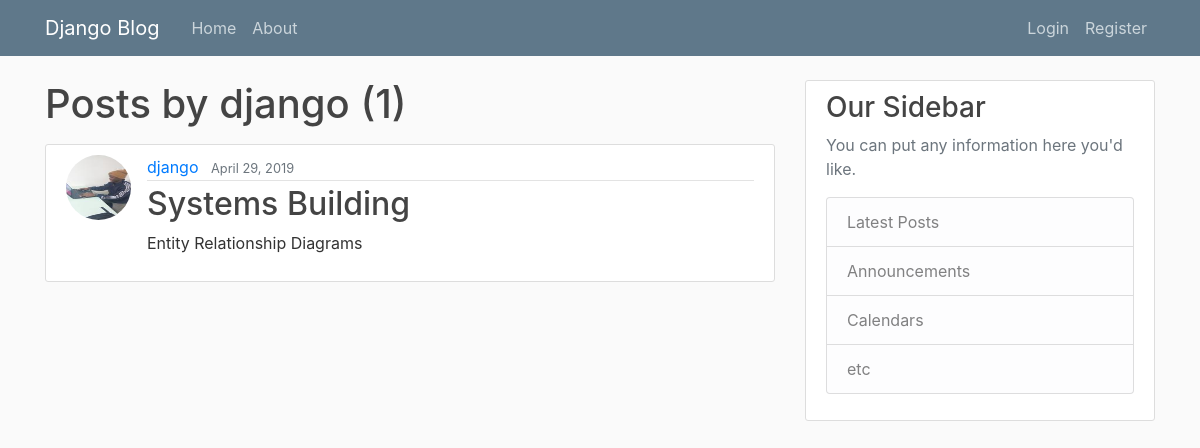
/user/django/, run on an earlier commit of the app's database.
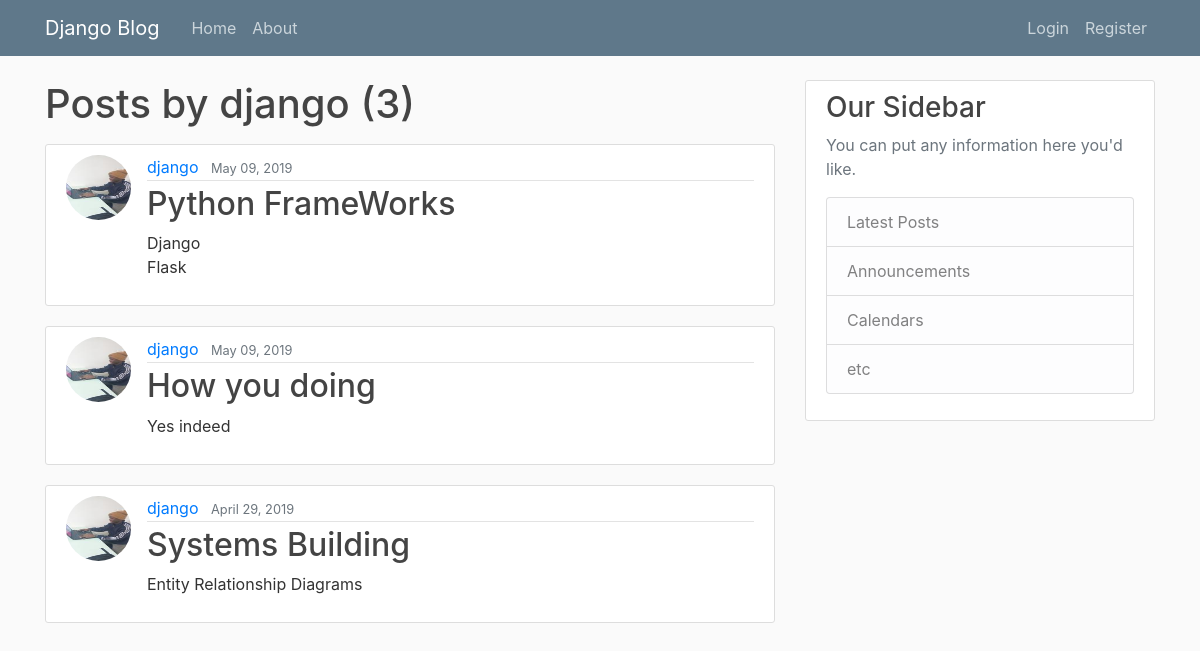
And on a later commit of the database.
### blog/models.py (models this page shows, shortened)
class Post(models.Model):
    title = models.CharField(max_length=50)
    content = models.TextField()
    date_posted = models.DateTimeField(default=timezone.now)
    author = models.ForeignKey(User, on_delete=models.CASCADE)

### users/models.py (models this page shows, shortened)
class Profile(models.Model):
    user = models.OneToOneField(User, on_delete=models.CASCADE)
    image = models.ImageField(default='11.jpg', upload_to='profile_pics')

### blog/views.py (the view)
class UserPostListView(ListView):
    model = Post
    template_name = 'blog/user_post.html'
    context_object_name = 'posts'
    paginate_by = 3
    def get_queryset(self):
        user = get_object_or_404(User, username=self.kwargs.get('username'))
        return Post.objects.filter(author=user).order_by('-date_posted')

### blog/templates/blog/user_post.html (shortened to what this page needs)
{% extends "blog/base.html" %}
{% block content %}
    <h1 class="mb-3">Posts by {{view.kwargs.username}} ({{ page_obj.paginator.count }}) </h1>
    {% for post in posts %}
        <article class="media content-section">
            <img class="rounded-circle article-img" src = {{post.author.profile.image.url}}>
            <div class="media-body">
                <div class="article-metadata">
                    <a class="mr-2" href="{% url 'user-posts' post.author.username %}">{{ post.author }}</a>
                    <small class="text-muted">{{ post.date_posted|date:"F d, Y"}}</small>
                </div>
                <h2><a class="article-title" href="{% url 'post-detail' post.id %}">{{ post.title }}</a></h2>
                <p class="article-content">{{ post.content }}</p>
            </div>
        </article>
        {% endfor %}
    {% endblock content%}

What changed in the data, as far as the page shows it:
added Post: author.profile.image (picture), author "django", date_posted "May 09, 2019", title "Python FrameWorks", content "Django Flask"
added Post: author.profile.image (picture), author "django", date_posted "May 09, 2019", title "How you doing", content "Yes indeed"
Also different on the page:
{{ page_obj.paginator.count }}: "1" → "3"
